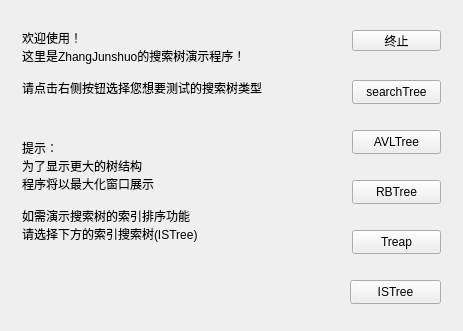
<?xml version="1.0" encoding="UTF-8"?>
<ui version="4.0">
 <class>Widget</class>
 <widget class="QWidget" name="Widget">
  <property name="geometry">
   <rect>
    <x>0</x>
    <y>0</y>
    <width>463</width>
    <height>331</height>
   </rect>
  </property>
  <property name="windowTitle">
   <string>搜索树演示程序_By ZhangJunshuo</string>
  </property>
  <property name="layoutDirection">
   <enum>Qt::LeftToRight</enum>
  </property>
  <widget class="QLabel" name="label">
   <property name="geometry">
    <rect>
     <x>22</x>
     <y>20</y>
     <width>301</width>
     <height>231</height>
    </rect>
   </property>
   <property name="text">
    <string>欢迎使用！
这里是ZhangJunshuo的搜索树演示程序！

请点击右侧按钮选择您想要测试的搜索树类型



提示：
为了显示更大的树结构
程序将以最大化窗口展示

如需演示搜索树的索引排序功能
请选择下方的索引搜索树(ISTree)</string>
   </property>
  </widget>
  <widget class="QPushButton" name="pushButton">
   <property name="geometry">
    <rect>
     <x>352</x>
     <y>30</y>
     <width>89</width>
     <height>21</height>
    </rect>
   </property>
   <property name="text">
    <string>终止</string>
   </property>
  </widget>
  <widget class="QPushButton" name="pushButton_2">
   <property name="geometry">
    <rect>
     <x>352</x>
     <y>80</y>
     <width>89</width>
     <height>24</height>
    </rect>
   </property>
   <property name="text">
    <string>searchTree</string>
   </property>
  </widget>
  <widget class="QPushButton" name="AVL">
   <property name="geometry">
    <rect>
     <x>352</x>
     <y>130</y>
     <width>89</width>
     <height>24</height>
    </rect>
   </property>
   <property name="text">
    <string>AVLTree</string>
   </property>
  </widget>
  <widget class="QPushButton" name="RB">
   <property name="geometry">
    <rect>
     <x>352</x>
     <y>180</y>
     <width>89</width>
     <height>24</height>
    </rect>
   </property>
   <property name="text">
    <string>RBTree</string>
   </property>
  </widget>
  <widget class="QPushButton" name="Treap">
   <property name="geometry">
    <rect>
     <x>352</x>
     <y>230</y>
     <width>89</width>
     <height>24</height>
    </rect>
   </property>
   <property name="text">
    <string>Treap</string>
   </property>
  </widget>
  <widget class="QPushButton" name="IS">
   <property name="geometry">
    <rect>
     <x>350</x>
     <y>280</y>
     <width>91</width>
     <height>24</height>
    </rect>
   </property>
   <property name="text">
    <string>ISTree</string>
   </property>
  </widget>
 </widget>
 <layoutdefault spacing="6" margin="11"/>
 <resources/>
 <connections>
  <connection>
   <sender>pushButton</sender>
   <signal>clicked()</signal>
   <receiver>Widget</receiver>
   <slot>close()</slot>
   <hints>
    <hint type="sourcelabel">
     <x>164</x>
     <y>131</y>
    </hint>
    <hint type="destinationlabel">
     <x>168</x>
     <y>96</y>
    </hint>
   </hints>
  </connection>
 </connections>
</ui>
